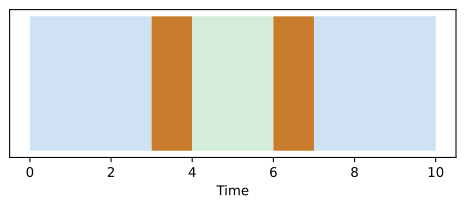

Reproduce this figure in Python.
import os
import matplotlib.pyplot as plt
fig, ax = plt.subplots(figsize=(6,2))
ax.broken_barh([(0,3)], (0,1), facecolors='#cfe2f3')
ax.broken_barh([(3,1)], (0,1), facecolors='#c87b2a', label='Save')
ax.broken_barh([(4,2)], (0,1), facecolors='#d4edda', label='Interrupt')
ax.broken_barh([(6,1)], (0,1), facecolors='#c87b2a', label='Restore')
ax.broken_barh([(7,3)], (0,1), facecolors='#cfe2f3')
ax.set_yticks([])
ax.set_xlabel('Time')
out = os.environ.get('VISUAL_OUT_PATH', 'out.svg')
plt.savefig(out, format='svg', bbox_inches='tight')
